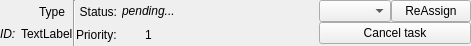
<?xml version="1.0" encoding="UTF-8"?>
<ui version="4.0">
 <class>Form</class>
 <widget class="QWidget" name="Form">
  <property name="geometry">
   <rect>
    <x>0</x>
    <y>0</y>
    <width>471</width>
    <height>46</height>
   </rect>
  </property>
  <property name="windowTitle">
   <string>Form</string>
  </property>
  <layout class="QHBoxLayout" name="horizontalLayout">
   <property name="spacing">
    <number>2</number>
   </property>
   <property name="leftMargin">
    <number>0</number>
   </property>
   <property name="topMargin">
    <number>0</number>
   </property>
   <property name="rightMargin">
    <number>0</number>
   </property>
   <property name="bottomMargin">
    <number>0</number>
   </property>
   <item>
    <layout class="QHBoxLayout" name="horizontalLayout_2">
     <property name="spacing">
      <number>0</number>
     </property>
     <item>
      <layout class="QVBoxLayout" name="verticalLayout">
       <property name="spacing">
        <number>0</number>
       </property>
       <item>
        <layout class="QHBoxLayout" name="horizontalLayout_3">
         <property name="spacing">
          <number>5</number>
         </property>
         <item>
          <widget class="QWidget" name="widget_task_type_icon" native="true"/>
         </item>
         <item>
          <widget class="QLabel" name="label_task_type">
           <property name="text">
            <string>Type</string>
           </property>
          </widget>
         </item>
        </layout>
       </item>
       <item>
        <layout class="QHBoxLayout" name="horizontalLayout_12">
         <property name="spacing">
          <number>5</number>
         </property>
         <item>
          <widget class="QLabel" name="label_13">
           <property name="text">
            <string>&lt;html&gt;&lt;head/&gt;&lt;body&gt;&lt;p&gt;&lt;span style=&quot; font-style:italic;&quot;&gt;ID:&lt;/span&gt;&lt;/p&gt;&lt;/body&gt;&lt;/html&gt;</string>
           </property>
          </widget>
         </item>
         <item>
          <widget class="QLabel" name="label_task_id">
           <property name="text">
            <string>&lt;html&gt;&lt;head/&gt;&lt;body&gt;&lt;p&gt;TextLabel&lt;/p&gt;&lt;/body&gt;&lt;/html&gt;</string>
           </property>
          </widget>
         </item>
        </layout>
       </item>
      </layout>
     </item>
     <item>
      <widget class="Line" name="line">
       <property name="orientation">
        <enum>Qt::Vertical</enum>
       </property>
      </widget>
     </item>
     <item>
      <layout class="QGridLayout" name="gridLayout">
       <property name="horizontalSpacing">
        <number>5</number>
       </property>
       <property name="verticalSpacing">
        <number>0</number>
       </property>
       <item row="1" column="0">
        <widget class="QLabel" name="label_6">
         <property name="text">
          <string>Priority:</string>
         </property>
         <property name="alignment">
          <set>Qt::AlignLeading|Qt::AlignLeft|Qt::AlignVCenter</set>
         </property>
        </widget>
       </item>
       <item row="0" column="0">
        <widget class="QLabel" name="label_4">
         <property name="text">
          <string>Status:</string>
         </property>
         <property name="alignment">
          <set>Qt::AlignRight|Qt::AlignTrailing|Qt::AlignVCenter</set>
         </property>
        </widget>
       </item>
       <item row="0" column="1">
        <widget class="QLabel" name="label_task_status">
         <property name="text">
          <string>&lt;html&gt;&lt;head/&gt;&lt;body&gt;&lt;p&gt;&lt;span style=&quot; font-style:italic;&quot;&gt;pending...&lt;/span&gt;&lt;/p&gt;&lt;/body&gt;&lt;/html&gt;</string>
         </property>
        </widget>
       </item>
       <item row="1" column="1">
        <widget class="QLabel" name="label_task_priority">
         <property name="text">
          <string>1</string>
         </property>
         <property name="alignment">
          <set>Qt::AlignCenter</set>
         </property>
        </widget>
       </item>
      </layout>
     </item>
    </layout>
   </item>
   <item>
    <spacer name="horizontalSpacer">
     <property name="orientation">
      <enum>Qt::Horizontal</enum>
     </property>
     <property name="sizeHint" stdset="0">
      <size>
       <width>40</width>
       <height>20</height>
      </size>
     </property>
    </spacer>
   </item>
   <item>
    <layout class="QFormLayout" name="formLayout_2">
     <property name="horizontalSpacing">
      <number>0</number>
     </property>
     <property name="verticalSpacing">
      <number>0</number>
     </property>
     <item row="0" column="1">
      <widget class="QPushButton" name="pushButton">
       <property name="text">
        <string>ReAssign</string>
       </property>
      </widget>
     </item>
     <item row="0" column="0">
      <widget class="QComboBox" name="comboBox"/>
     </item>
     <item row="1" column="0" colspan="2">
      <widget class="QPushButton" name="pushButton_2">
       <property name="text">
        <string>Cancel task</string>
       </property>
      </widget>
     </item>
    </layout>
   </item>
  </layout>
 </widget>
 <resources/>
 <connections/>
</ui>
